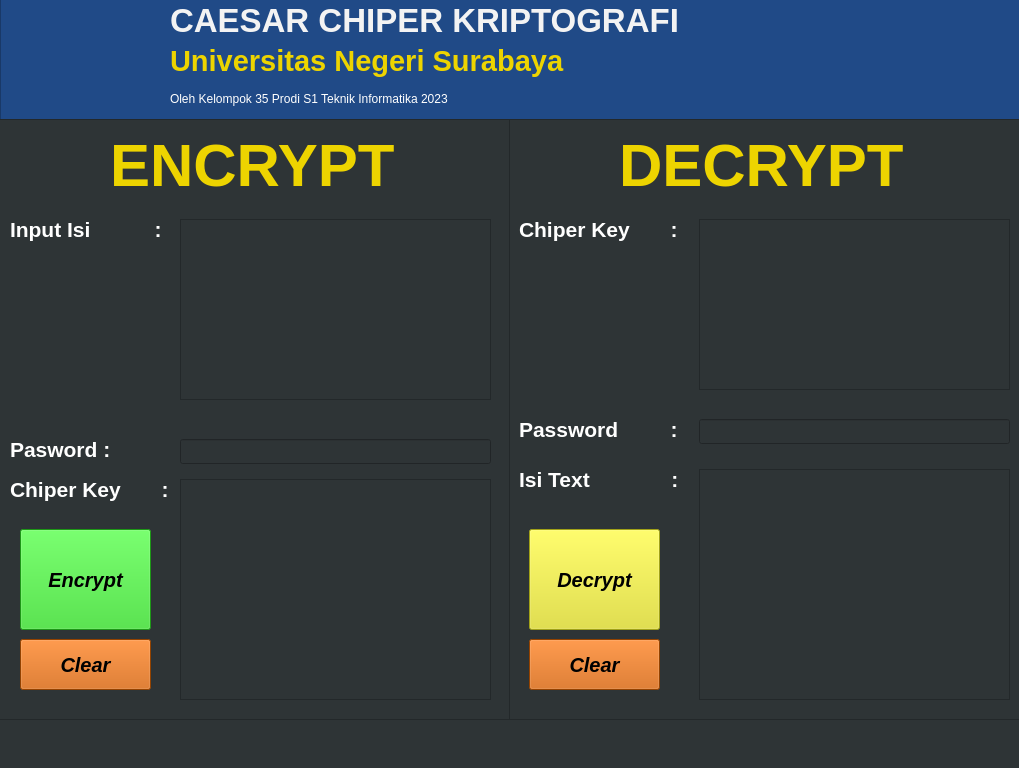
<?xml version="1.0" encoding="UTF-8"?>
<ui version="4.0">
 <class>MainWindow</class>
 <widget class="QMainWindow" name="MainWindow">
  <property name="geometry">
   <rect>
    <x>0</x>
    <y>0</y>
    <width>1019</width>
    <height>768</height>
   </rect>
  </property>
  <property name="windowTitle">
   <string>Program Kriptografi Matematika Diskrit</string>
  </property>
  <property name="styleSheet">
   <string notr="true">background-color: rgb(46, 52, 54)</string>
  </property>
  <widget class="QWidget" name="centralwidget">
   <widget class="QFrame" name="frame">
    <property name="geometry">
     <rect>
      <x>0</x>
      <y>-20</y>
      <width>1021</width>
      <height>141</height>
     </rect>
    </property>
    <property name="styleSheet">
     <string notr="true">background-color: rgb(32, 74, 135)</string>
    </property>
    <property name="frameShape">
     <enum>QFrame::StyledPanel</enum>
    </property>
    <property name="frameShadow">
     <enum>QFrame::Raised</enum>
    </property>
    <widget class="QLabel" name="label">
     <property name="geometry">
      <rect>
       <x>170</x>
       <y>20</y>
       <width>681</width>
       <height>41</height>
      </rect>
     </property>
     <property name="font">
      <font>
       <pointsize>25</pointsize>
       <weight>75</weight>
       <bold>true</bold>
      </font>
     </property>
     <property name="styleSheet">
      <string notr="true">color: rgb(243, 243, 243)</string>
     </property>
     <property name="text">
      <string>CAESAR CHIPER KRIPTOGRAFI</string>
     </property>
    </widget>
    <widget class="QLabel" name="label_2">
     <property name="geometry">
      <rect>
       <x>170</x>
       <y>110</y>
       <width>401</width>
       <height>17</height>
      </rect>
     </property>
     <property name="styleSheet">
      <string notr="true">color: rgb(255, 255, 255)</string>
     </property>
     <property name="text">
      <string>Oleh Kelompok 35 Prodi S1 Teknik Informatika 2023</string>
     </property>
    </widget>
    <widget class="QLabel" name="label_3">
     <property name="geometry">
      <rect>
       <x>170</x>
       <y>60</y>
       <width>621</width>
       <height>41</height>
      </rect>
     </property>
     <property name="font">
      <font>
       <family>Liberation Sans</family>
       <pointsize>22</pointsize>
       <weight>75</weight>
       <italic>false</italic>
       <bold>true</bold>
      </font>
     </property>
     <property name="styleSheet">
      <string notr="true">color: rgb(237, 212, 0);</string>
     </property>
     <property name="text">
      <string>Universitas Negeri Surabaya</string>
     </property>
    </widget>
    <widget class="QLabel" name="label_9">
     <property name="geometry">
      <rect>
       <x>30</x>
       <y>20</y>
       <width>111</width>
       <height>111</height>
      </rect>
     </property>
     <property name="text">
      <string/>
     </property>
     <property name="pixmap">
      <pixmap>LOGO UNESA.png</pixmap>
     </property>
     <property name="scaledContents">
      <bool>true</bool>
     </property>
    </widget>
    <zorder>label_3</zorder>
    <zorder>label_2</zorder>
    <zorder>label</zorder>
    <zorder>label_9</zorder>
   </widget>
   <widget class="QFrame" name="frame_2">
    <property name="geometry">
     <rect>
      <x>-10</x>
      <y>119</y>
      <width>521</width>
      <height>601</height>
     </rect>
    </property>
    <property name="styleSheet">
     <string notr="true">background-color: rgb(46, 52, 54)</string>
    </property>
    <property name="frameShape">
     <enum>QFrame::StyledPanel</enum>
    </property>
    <property name="frameShadow">
     <enum>QFrame::Raised</enum>
    </property>
    <widget class="QLabel" name="label_4">
     <property name="geometry">
      <rect>
       <x>120</x>
       <y>10</y>
       <width>391</width>
       <height>71</height>
      </rect>
     </property>
     <property name="font">
      <font>
       <family>Liberation Sans</family>
       <pointsize>45</pointsize>
       <weight>75</weight>
       <italic>false</italic>
       <bold>true</bold>
      </font>
     </property>
     <property name="styleSheet">
      <string notr="true">color: rgb(237, 212, 0);</string>
     </property>
     <property name="text">
      <string>ENCRYPT</string>
     </property>
    </widget>
    <widget class="QLabel" name="label_6">
     <property name="geometry">
      <rect>
       <x>20</x>
       <y>90</y>
       <width>171</width>
       <height>41</height>
      </rect>
     </property>
     <property name="font">
      <font>
       <family>Liberation Sans</family>
       <pointsize>16</pointsize>
       <weight>75</weight>
       <italic>false</italic>
       <bold>true</bold>
      </font>
     </property>
     <property name="styleSheet">
      <string notr="true">color: rgb(255, 255, 255)</string>
     </property>
     <property name="text">
      <string>Input Isi           :</string>
     </property>
    </widget>
    <widget class="QTextEdit" name="textEdit_isi_encrypt">
     <property name="geometry">
      <rect>
       <x>190</x>
       <y>100</y>
       <width>311</width>
       <height>181</height>
      </rect>
     </property>
     <property name="autoFillBackground">
      <bool>false</bool>
     </property>
     <property name="styleSheet">
      <string notr="true">color: rgb(255, 255, 255);
border-color: rgb(255, 255, 255)
</string>
     </property>
     <property name="frameShadow">
      <enum>QFrame::Plain</enum>
     </property>
     <property name="lineWidth">
      <number>10</number>
     </property>
    </widget>
    <widget class="QLabel" name="label_7">
     <property name="geometry">
      <rect>
       <x>20</x>
       <y>310</y>
       <width>171</width>
       <height>41</height>
      </rect>
     </property>
     <property name="font">
      <font>
       <family>Liberation Sans</family>
       <pointsize>16</pointsize>
       <weight>75</weight>
       <italic>false</italic>
       <bold>true</bold>
      </font>
     </property>
     <property name="styleSheet">
      <string notr="true">color: rgb(255, 255, 255)</string>
     </property>
     <property name="text">
      <string>Pasword :</string>
     </property>
    </widget>
    <widget class="QLineEdit" name="lineEdit_pass_encrypt">
     <property name="geometry">
      <rect>
       <x>190</x>
       <y>320</y>
       <width>311</width>
       <height>25</height>
      </rect>
     </property>
     <property name="styleSheet">
      <string notr="true">color: rgb(255, 255, 255)</string>
     </property>
    </widget>
    <widget class="QPushButton" name="pushButton_encrypt">
     <property name="geometry">
      <rect>
       <x>30</x>
       <y>410</y>
       <width>131</width>
       <height>101</height>
      </rect>
     </property>
     <property name="font">
      <font>
       <pointsize>15</pointsize>
       <weight>75</weight>
       <italic>true</italic>
       <bold>true</bold>
       <underline>false</underline>
       <strikeout>false</strikeout>
       <kerning>false</kerning>
      </font>
     </property>
     <property name="styleSheet">
      <string notr="true">background-color: rgb(41, 212, 31);
text-color: rgb(255, 255, 255)</string>
     </property>
     <property name="text">
      <string>Encrypt</string>
     </property>
    </widget>
    <widget class="QLabel" name="label_8">
     <property name="geometry">
      <rect>
       <x>20</x>
       <y>350</y>
       <width>171</width>
       <height>41</height>
      </rect>
     </property>
     <property name="font">
      <font>
       <family>Liberation Sans</family>
       <pointsize>16</pointsize>
       <weight>75</weight>
       <italic>false</italic>
       <bold>true</bold>
      </font>
     </property>
     <property name="styleSheet">
      <string notr="true">color: rgb(255, 255, 255)</string>
     </property>
     <property name="text">
      <string>Chiper Key       :</string>
     </property>
    </widget>
    <widget class="QTextEdit" name="textEdit_chiperkey_encrypt">
     <property name="geometry">
      <rect>
       <x>190</x>
       <y>360</y>
       <width>311</width>
       <height>221</height>
      </rect>
     </property>
     <property name="autoFillBackground">
      <bool>false</bool>
     </property>
     <property name="styleSheet">
      <string notr="true">color: rgb(255, 255, 255);
border-color: rgb(255, 255, 255)
</string>
     </property>
     <property name="frameShadow">
      <enum>QFrame::Plain</enum>
     </property>
     <property name="lineWidth">
      <number>10</number>
     </property>
     <property name="textInteractionFlags">
      <set>Qt::TextEditorInteraction</set>
     </property>
    </widget>
    <widget class="QPushButton" name="pushButton_clear_encrypt">
     <property name="geometry">
      <rect>
       <x>30</x>
       <y>520</y>
       <width>131</width>
       <height>51</height>
      </rect>
     </property>
     <property name="font">
      <font>
       <pointsize>15</pointsize>
       <weight>75</weight>
       <italic>true</italic>
       <bold>true</bold>
       <strikeout>false</strikeout>
      </font>
     </property>
     <property name="styleSheet">
      <string notr="true">background-color: rgb(206, 92, 0)</string>
     </property>
     <property name="text">
      <string>Clear</string>
     </property>
    </widget>
   </widget>
   <widget class="QFrame" name="frame_3">
    <property name="geometry">
     <rect>
      <x>509</x>
      <y>119</y>
      <width>521</width>
      <height>601</height>
     </rect>
    </property>
    <property name="styleSheet">
     <string notr="true">background-color : rgb(46, 52, 54)</string>
    </property>
    <property name="frameShape">
     <enum>QFrame::StyledPanel</enum>
    </property>
    <property name="frameShadow">
     <enum>QFrame::Raised</enum>
    </property>
    <widget class="QLabel" name="label_5">
     <property name="geometry">
      <rect>
       <x>110</x>
       <y>10</y>
       <width>371</width>
       <height>71</height>
      </rect>
     </property>
     <property name="font">
      <font>
       <family>Liberation Sans</family>
       <pointsize>45</pointsize>
       <weight>75</weight>
       <italic>false</italic>
       <bold>true</bold>
      </font>
     </property>
     <property name="styleSheet">
      <string notr="true">color: rgb(237, 212, 0);</string>
     </property>
     <property name="text">
      <string>DECRYPT</string>
     </property>
    </widget>
    <widget class="QLabel" name="label_10">
     <property name="geometry">
      <rect>
       <x>10</x>
       <y>90</y>
       <width>171</width>
       <height>41</height>
      </rect>
     </property>
     <property name="font">
      <font>
       <family>Liberation Sans</family>
       <pointsize>16</pointsize>
       <weight>75</weight>
       <italic>false</italic>
       <bold>true</bold>
      </font>
     </property>
     <property name="styleSheet">
      <string notr="true">color: rgb(255, 255, 255)</string>
     </property>
     <property name="text">
      <string>Chiper Key       :</string>
     </property>
    </widget>
    <widget class="QLabel" name="label_11">
     <property name="geometry">
      <rect>
       <x>10</x>
       <y>290</y>
       <width>171</width>
       <height>41</height>
      </rect>
     </property>
     <property name="font">
      <font>
       <family>Liberation Sans</family>
       <pointsize>16</pointsize>
       <weight>75</weight>
       <italic>false</italic>
       <bold>true</bold>
      </font>
     </property>
     <property name="styleSheet">
      <string notr="true">color: rgb(255, 255, 255)</string>
     </property>
     <property name="text">
      <string>Password         :</string>
     </property>
    </widget>
    <widget class="QLineEdit" name="lineEdit_pasword_decrypt">
     <property name="geometry">
      <rect>
       <x>190</x>
       <y>300</y>
       <width>311</width>
       <height>25</height>
      </rect>
     </property>
     <property name="styleSheet">
      <string notr="true">color: rgb(255, 255, 255)</string>
     </property>
    </widget>
    <widget class="QLabel" name="label_12">
     <property name="geometry">
      <rect>
       <x>10</x>
       <y>340</y>
       <width>171</width>
       <height>41</height>
      </rect>
     </property>
     <property name="font">
      <font>
       <family>Liberation Sans</family>
       <pointsize>16</pointsize>
       <weight>75</weight>
       <italic>false</italic>
       <bold>true</bold>
      </font>
     </property>
     <property name="styleSheet">
      <string notr="true">color: rgb(255, 255, 255)</string>
     </property>
     <property name="text">
      <string>Isi Text              :</string>
     </property>
    </widget>
    <widget class="QTextEdit" name="textEdit_chiperkey_decrypt">
     <property name="geometry">
      <rect>
       <x>190</x>
       <y>100</y>
       <width>311</width>
       <height>171</height>
      </rect>
     </property>
     <property name="autoFillBackground">
      <bool>false</bool>
     </property>
     <property name="styleSheet">
      <string notr="true">color: rgb(255, 255, 255);
border-color: rgb(255, 255, 255)
</string>
     </property>
     <property name="frameShadow">
      <enum>QFrame::Plain</enum>
     </property>
     <property name="lineWidth">
      <number>10</number>
     </property>
    </widget>
    <widget class="QTextEdit" name="textEdit_isi_decrypt">
     <property name="geometry">
      <rect>
       <x>190</x>
       <y>350</y>
       <width>311</width>
       <height>231</height>
      </rect>
     </property>
     <property name="autoFillBackground">
      <bool>false</bool>
     </property>
     <property name="styleSheet">
      <string notr="true">color: rgb(255, 255, 255);
border-color: rgb(255, 255, 255)
</string>
     </property>
     <property name="frameShadow">
      <enum>QFrame::Plain</enum>
     </property>
     <property name="lineWidth">
      <number>10</number>
     </property>
    </widget>
    <widget class="QPushButton" name="pushButton_clear_decrypt">
     <property name="geometry">
      <rect>
       <x>20</x>
       <y>520</y>
       <width>131</width>
       <height>51</height>
      </rect>
     </property>
     <property name="font">
      <font>
       <pointsize>15</pointsize>
       <weight>75</weight>
       <italic>true</italic>
       <bold>true</bold>
       <strikeout>false</strikeout>
      </font>
     </property>
     <property name="styleSheet">
      <string notr="true">background-color: rgb(206, 92, 0)</string>
     </property>
     <property name="text">
      <string>Clear</string>
     </property>
    </widget>
    <widget class="QPushButton" name="pushButton_decrypt">
     <property name="geometry">
      <rect>
       <x>20</x>
       <y>410</y>
       <width>131</width>
       <height>101</height>
      </rect>
     </property>
     <property name="font">
      <font>
       <pointsize>15</pointsize>
       <weight>75</weight>
       <italic>true</italic>
       <bold>true</bold>
       <strikeout>false</strikeout>
      </font>
     </property>
     <property name="styleSheet">
      <string notr="true">background-color: rgb(226, 225, 34);</string>
     </property>
     <property name="text">
      <string>Decrypt</string>
     </property>
    </widget>
   </widget>
  </widget>
  <widget class="QMenuBar" name="menubar">
   <property name="geometry">
    <rect>
     <x>0</x>
     <y>0</y>
     <width>1019</width>
     <height>26</height>
    </rect>
   </property>
  </widget>
  <widget class="QStatusBar" name="statusbar"/>
 </widget>
 <resources/>
 <connections/>
</ui>
